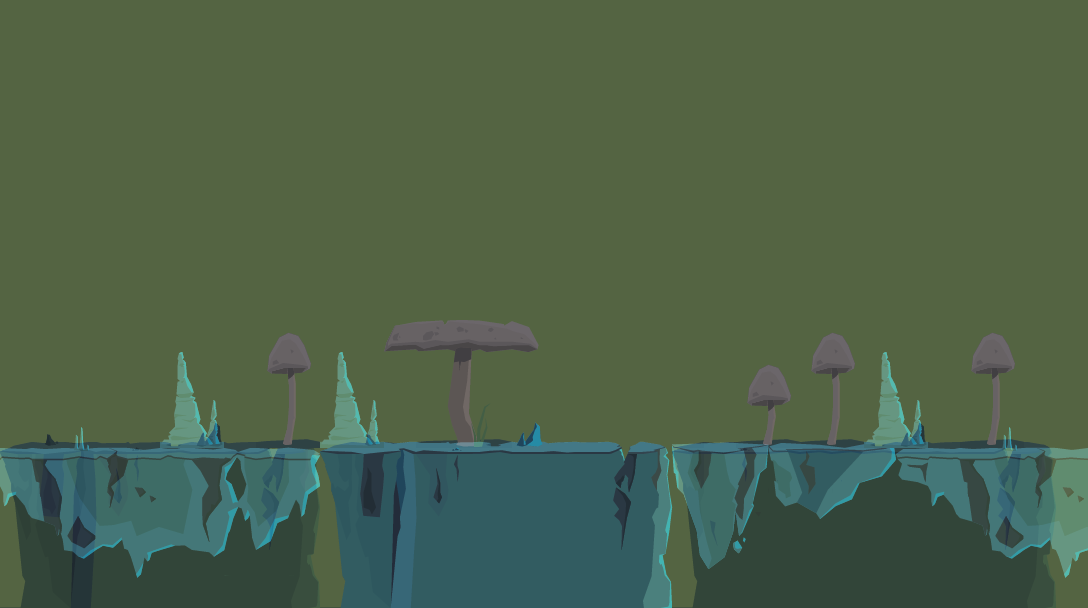

Tiled map render using the project's own tile images. Description and the map definition, with tile-layer contents summarised, below:
An orthogonal 34x19 tile map with 32x32 px tiles, 3 tile layers (thirdLayer, secondLayer, firstLayer), 1 hidden layer not drawn.

<map version="1.0.0" orientation="orthogonal" renderorder="right-down" width="34" height="19" tilewidth="32" tileheight="32" nextobjectid="1">
 <tileset firstgid="1" name="Test" tilewidth="32" tileheight="32" tilecount="1216" columns="32">
  <image source="tileset.png" width="1024" height="1216" />
  <tile id="192">
   <properties>
    <property name="layer_index" value="3" />
   </properties>
  </tile>
  <tile id="224">
   <properties>
    <property name="layer_index" value="2" />
   </properties>
  </tile>
  <tile id="256">
   <properties>
    <property name="layer_index" value="1" />
   </properties>
  </tile>
  <tile id="329">
   <properties>
    <property name="layer_index" value="1" />
    <property name="portal" value="1" />
   </properties>
  </tile>
  <tile id="352">
   <properties>
    <property name="is_gem" value="1" />
    <property name="layer_index" value="2" />
   </properties>
  </tile>
  <tile id="353">
   <properties>
    <property name="is_gem" value="1" />
    <property name="layer_index" value="1" />
   </properties>
  </tile>
  <tile id="367">
   <properties>
    <property name="layer_index" value="3" />
    <property name="portal" value="1" />
   </properties>
  </tile>
  <tile id="369">
   <properties>
    <property name="layer_destroy" type="bool" value="true" />
    <property name="layer_gem" value="1" />
    <property name="layer_index" value="3" />
    <property name="layer_rollback" type="bool" value="false" />
   </properties>
  </tile>
  <tile id="370">
   <properties>
    <property name="layer_destroy" type="bool" value="true" />
    <property name="layer_gem" value="1" />
    <property name="layer_index" value="2" />
    <property name="layer_rollback" type="bool" value="false" />
   </properties>
  </tile>
  <tile id="371">
   <properties>
    <property name="layer_destroy" type="bool" value="false" />
    <property name="layer_gem" value="1" />
    <property name="layer_index" value="2" />
    <property name="layer_rollback" type="bool" value="true" />
   </properties>
  </tile>
  <tile id="372">
   <properties>
    <property name="layer_destroy" type="bool" value="false" />
    <property name="layer_gem" type="int" value="1" />
    <property name="layer_index" type="int" value="1" />
    <property name="layer_rollback" type="bool" value="true" />
   </properties>
  </tile>
  <tile id="384">
   <properties>
    <property name="is_gem" value="1" />
    <property name="layer_index" value="3" />
   </properties>
  </tile>
  <tile id="399">
   <properties>
    <property name="layer_index" value="3" />
    <property name="portal" value="1" />
   </properties>
  </tile>
  <tile id="431">
   <properties>
    <property name="layer_index" value="3" />
    <property name="portal" value="1" />
   </properties>
  </tile>
  <tile id="448">
   <properties>
    <property name="layer_index" value="3" />
    <property name="portal" value="1" />
   </properties>
  </tile>
  <tile id="453">
   <properties>
    <property name="is_gem" value="1" />
    <property name="layer_index" value="1" />
   </properties>
  </tile>
  <tile id="463">
   <properties>
    <property name="layer_index" value="3" />
    <property name="portal" value="1" />
   </properties>
  </tile>
  <tile id="480">
   <properties>
    <property name="layer_index" value="1" />
   </properties>
  </tile>
  <tile id="495">
   <properties>
    <property name="layer_index" value="3" />
    <property name="portal" value="1" />
   </properties>
  </tile>
 </tileset>
 <layer name="colissionLayer" width="34" height="19" visible="0">
  <data>[646 cells, 42 non-empty, 1 distinct tile ids]</data>
 </layer>
 <layer name="thirdLayer" width="34" height="19">
  <data>[646 cells, 646 non-empty, 149 distinct tile ids]</data>
 </layer>
 <layer name="secondLayer" width="34" height="19">
  <data>[646 cells, 646 non-empty, 158 distinct tile ids]</data>
 </layer>
 <layer name="firstLayer" width="34" height="19" opacity="0.4">
  <data>[646 cells, 646 non-empty, 96 distinct tile ids]</data>
 </layer>
</map>
